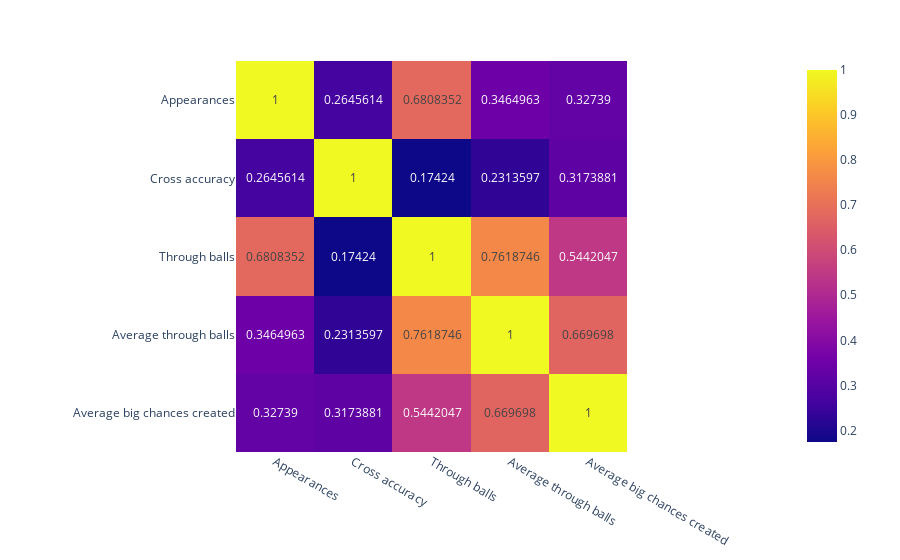

This figure's notebook cell:
### Markdown cell above
**Câu hỏi 5:** Đối với vị trí tiền vệ, hầu hết chúng ta có thể nghĩ tới việc cầu thủ ra sân càng nhiều thì sẽ có nhiều kinh nghiệm và chất lượng chơi bóng của cầu thủ đó sẽ tốt hơn. Bằng việc so sánh độ tương quan giữa cột giá trị appearance với 2 cột giá trị crosses accuracy và through ball accuracy, ta sẽ xác minh được quan điểm trên. 

**Ý nghĩa**: Điều này sẽ có lợi với việc quyết định giữ lại các cầu thủ gạo cội hay ưu tiên bồi dưỡng các lứa cầu thủ trẻ hơn.

**Câu hỏi 6:** Đối với vị trí tiền vệ, có ý kiến cho rằng việc những đường chuyền vượt tuyến(through ball) của các tiền vệ là những tình huống tạo ra độ nguy hiểm cao đối với đối phương. Bằng việc so sánh độ tương quan giữa cột giá trị average through balls với cột giá trị average big chances created, ta sẽ biết liệu ý kiến trên là đúng hay sai. 

**Ý nghĩa:** Điều này sẽ giúp cho các đội bóng có cách đối phó với lối chơi của từng cầu thủ tiền vệ.

### Code cell
dfMidfielder_copy['Average through balls'] = (dfMidfielder_copy ['Through balls'] / dfMidfielder_copy ['Appearances'])
dfMidfielder_copy['Average big chances created'] = (dfMidfielder_copy ['Big chances created'] / dfMidfielder_copy ['Appearances'])

dfMidfielder_coor = dfMidfielder_copy[['Appearances', 'Cross accuracy', 'Through balls',
                                    'Average through balls', 'Average big chances created']].copy().corr() 


fig = px.imshow(np.array(dfMidfielder_coor), x = dfMidfielder_coor.columns, y = dfMidfielder_coor.index, text_auto=True)
fig.show()

### Figure 1 — Plotly figure (JSON) as saved in the notebook; plotly's stock layout.template omitted (floating-point values rounded to 4 significant figures)
{"data": [{"coloraxis": "coloraxis", "hovertemplate": "x: %{x}<br>y: %{y}<br>color: %{z}<extra></extra>", "name": "0", "texttemplate": "%{z}", "type": "heatmap", "x": ["Appearances", "Cross accuracy", "Through balls", "Average through balls", "Average big chances created"], "xaxis": "x", "y": ["Appearances", "Cross accuracy", "Through balls", "Average through balls", "Average big chances created"], "yaxis": "y", "z": [[1, 0.2646, 0.6808, 0.3465, 0.3274], [0.2646, 1, 0.1742, 0.2314, 0.3174], [0.6808, 0.1742, 1, 0.7619, 0.5442], [0.3465, 0.2314, 0.7619, 1, 0.6697], [0.3274, 0.3174, 0.5442, 0.6697, 1]]}], "layout": {"coloraxis": {"colorscale": [[0, "#0d0887"], [0.1111, "#46039f"], [0.2222, "#7201a8"], [0.3333, "#9c179e"], [0.4444, "#bd3786"], [0.5556, "#d8576b"], [0.6667, "#ed7953"], [0.7778, "#fb9f3a"], [0.8889, "#fdca26"], [1, "#f0f921"]]}, "margin": {"t": 60}, "xaxis": {"anchor": "y", "constrain": "domain", "domain": [0, 1], "scaleanchor": "y"}, "yaxis": {"anchor": "x", "autorange": "reversed", "constrain": "domain", "domain": [0, 1]}}}
